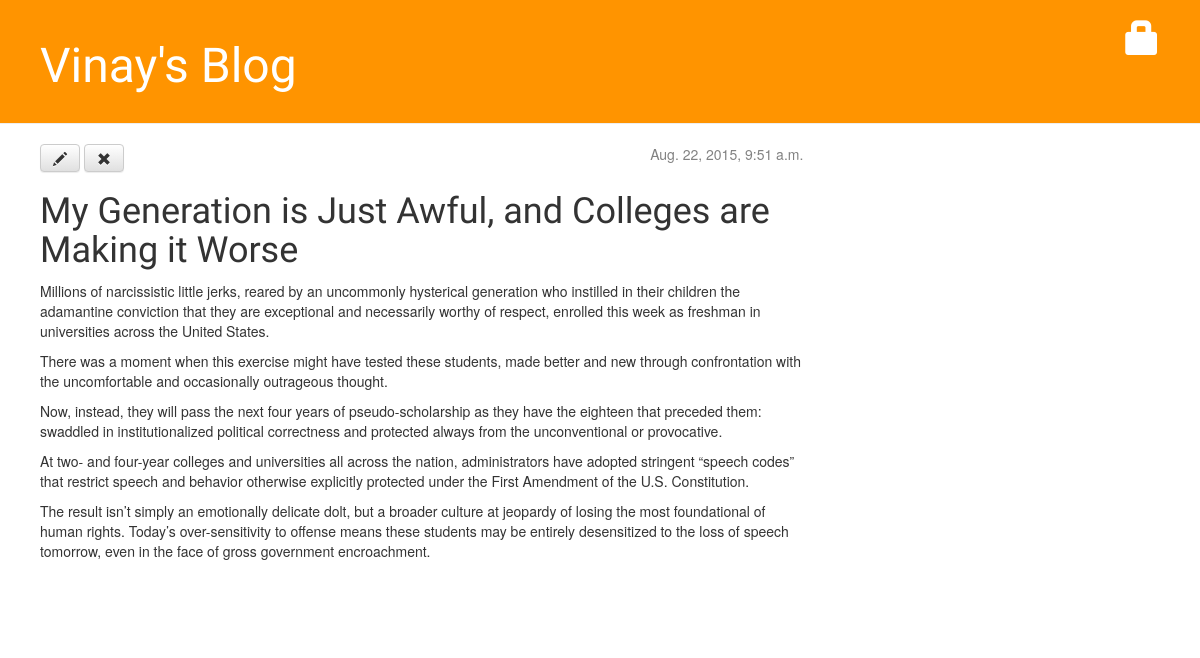
The page /post/3/ on the database as committed earlier.
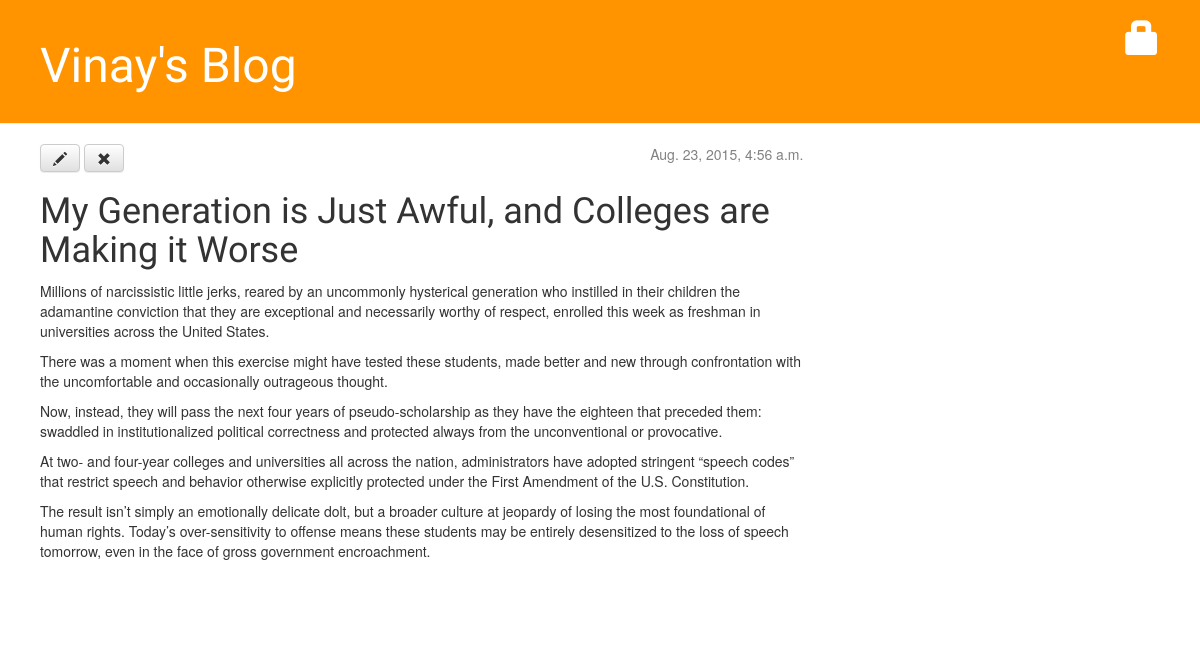
The same page on the database as committed later.
### blog/models.py (models this page shows, shortened)
class Post(models.Model):
  author = models.ForeignKey('auth.User')
  title = models.CharField(max_length=200)
  text = models.TextField()
  created_date = models.DateTimeField(default=timezone.now)
  published_date = models.DateTimeField(blank=True, null=True)

### blog/views.py (the view)
# urls.py: url(r'^post/(?P<pk>[0-9]+)/$', views.post_detail, name='post_detail'),
def post_detail(request, pk):
  post = get_object_or_404(Post, pk=pk)
  return render(request, 'blog/post_detail.html', {'post': post})

### blog/templates/blog/post_detail.html (shortened to what this page needs)
{% extends "blog/base.html" %}
{% block content %}
    <div class="post">
        {% if post.published_date %}
            <div class="date">
                {{ post.published_date }}
            </div>
        {% endif %}
        <a class="btn btn-default" href="{% url "post_edit" pk=post.pk %}#disqus_thread"><span class="glyphicon glyphicon-pencil"></span></a>
        <a class="btn btn-default" href="{% url "post_remove" pk=post.pk %}"><span class="glyphicon glyphicon-remove"></span></a>
        <h1>{{ post.title }}</h1>
        <p>{{ post.text|linebreaks }}</p>
    </div>
{% endblock %}

Rows that differ between the two databases and show on the page:
changed Post "My Generation is Just Awful, and Colleges are Making it Worse": published_date "Aug. 22, 2015, 9:51 a.m." → "Aug. 23, 2015, 4:56 a.m."
